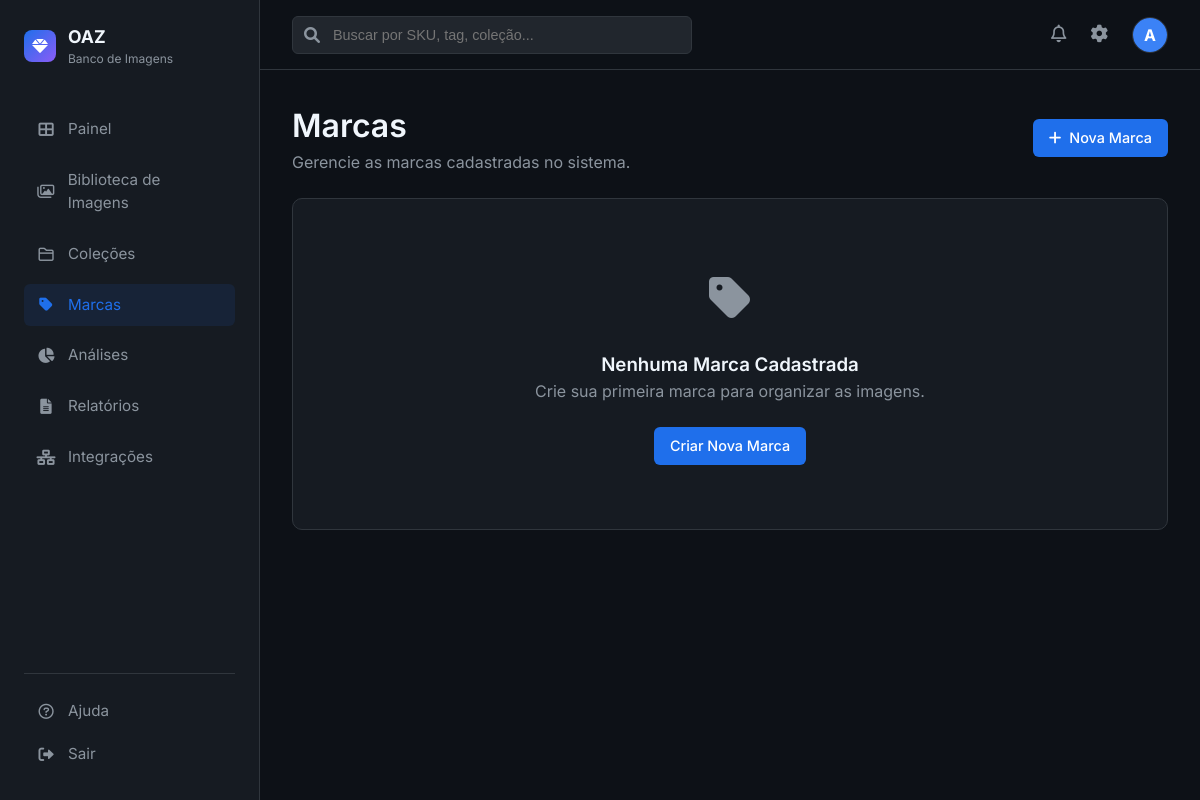
The page /brands (signed in) on the database as committed earlier.
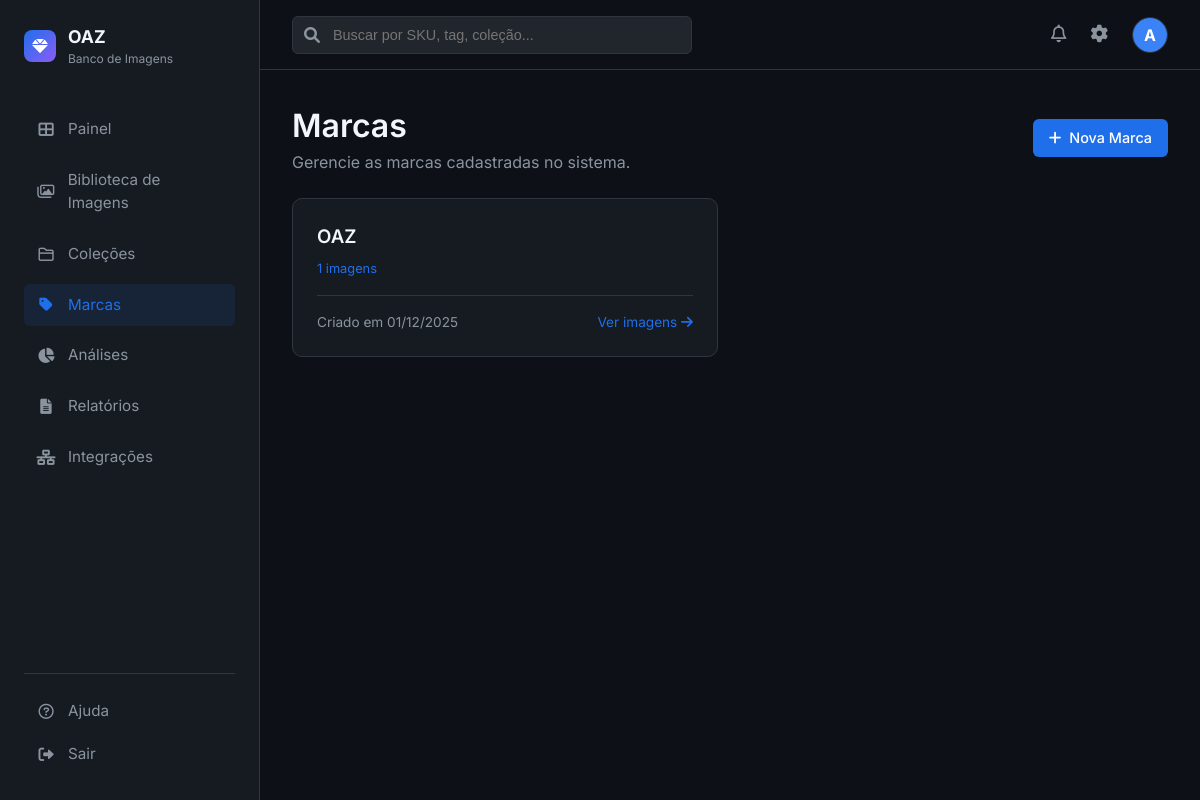
The same page on the database as committed later.
### app.py (models this page shows)
class Brand(db.Model):
    id = db.Column(db.Integer, primary_key=True)
    name = db.Column(db.String(100), nullable=False, unique=True)
    description = db.Column(db.Text)
    created_at = db.Column(db.DateTime, default=datetime.utcnow)
    images = db.relationship('Image', backref='brand_ref', lazy=True)

### app.py (the view)
@app.route('/brands')
@login_required
def brands():
    brands = Brand.query.order_by(Brand.name).all()
    return render_template('brands/list.html', brands=brands)

### app.py (called while the page is built)
@login_manager.user_loader
def load_user(user_id):
    return User.query.get(int(user_id))

### templates/brands/list.html (shortened to what this page needs)
{% extends "base.html" %}
{% block content %}
<div style="display: flex; justify-content: space-between; align-items: center; margin-bottom: 1.5rem;">
    <div>
        <h1>Marcas</h1>
        <p style="color: var(--text-secondary);">Gerencie as marcas cadastradas no sistema.</p>
    </div>
    <a href="{{ url_for('new_brand') }}" class="btn btn-primary">
        <i class="fas fa-plus"></i> Nova Marca
    </a>
</div>
{% if brands %}
<div style="display: grid; grid-template-columns: repeat(auto-fill, minmax(300px, 1fr)); gap: 1.5rem;">
    {% for brand in brands %}
    <div class="stat-card">
        <div style="display: flex; justify-content: space-between; align-items: start; margin-bottom: 1rem;">
            <div>
                <h3 style="margin-bottom: 0.25rem;">{{ brand.name }}</h3>
                <span style="color: var(--accent-blue); font-size: 0.8rem;">
                    {{ brand.images | length }} imagens
                </span>
            </div>
        </div>
        <div style="display: flex; justify-content: space-between; align-items: center; font-size: 0.85rem; color: var(--text-secondary); border-top: 1px solid var(--border-color); padding-top: 1rem;">
            <span>Criado em {{ brand.created_at.strftime('%d/%m/%Y') }}</span>
            <a href="{{ url_for('catalog') }}?brand_id={{ brand.id }}" style="color: var(--accent-blue);">
                Ver imagens <i class="fas fa-arrow-right"></i>
            </a>
        </div>
    </div>
    {% endfor %}
</div>
{% else %}
<div class="stat-card" style="text-align: center; padding: 4rem;">
    <div style="font-size: 3rem; color: var(--text-secondary); margin-bottom: 1rem;">
        <i class="fas fa-tag"></i>
    </div>
    <h3>Nenhuma Marca Cadastrada</h3>
    <p style="color: var(--text-secondary); margin-bottom: 1.5rem;">Crie sua primeira marca para organizar as imagens.</p>
    <a href="{{ url_for('new_brand') }}" class="btn btn-primary">Criar Nova Marca</a>
</div>
{% endif %}
{% endblock %}

Rows that differ between the two databases and show on the page:
added Brand: name "OAZ", images|length "1", created_at "01/12/2025"
Other text that changed with them:
text no longer shown: "Nenhuma Marca Cadastrada Crie sua primeira marca para organizar as imagens. Criar Nova Marca"
